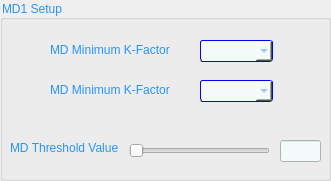
  <widget class="QGroupBox" name="groupBox_40">
   <property name="geometry">
    <rect>
     <x>1290</x>
     <y>630</y>
     <width>331</width>
     <height>181</height>
    </rect>
   </property>
   <property name="styleSheet">
    <string notr="true"> QComboBox {
      border: 1px solid blue;
    border-radius: 3px;
background-color:#f4f9f9;
color: #7ca2e6;

font:11pt;
 }
QGroupBox{
	color: #2794f5;
}</string>
   </property>
   <property name="title">
    <string>MD1 Setup</string>
   </property>
   <widget class="QComboBox" name="comboBox_13">
    <property name="geometry">
     <rect>
      <x>200</x>
      <y>40</y>
      <width>73</width>
      <height>22</height>
     </rect>
    </property>
    <property name="styleSheet">
     <string notr="true"> QComboBox {
      border: 1px solid blue;
    border-radius: 3px;
background-color:#f4f9f9;
color: #7ca2e6;

font:11pt;
 }
</string>
    </property>
   </widget>
   <widget class="QLabel" name="label_100">
    <property name="geometry">
     <rect>
      <x>50</x>
      <y>40</y>
      <width>131</width>
      <height>20</height>
     </rect>
    </property>
    <property name="styleSheet">
     <string notr="true">QLabel{
	color: #2794f5;
}</string>
    </property>
    <property name="text">
     <string>MD Minimum K-Factor</string>
    </property>
   </widget>
   <widget class="QLineEdit" name="lineEdit_87">
    <property name="geometry">
     <rect>
      <x>280</x>
      <y>140</y>
      <width>41</width>
      <height>22</height>
     </rect>
    </property>
    <property name="styleSheet">
     <string notr="true">QLineEdit{
	background-color: #f4f9f9;
    background-image: url(url(:/new/Images/Chosen Button 1.png));
    background-attachment: fixed;
	color:#7ca2e6;
}</string>
    </property>
   </widget>
   <widget class="QSlider" name="horizontalSlider_10">
    <property name="geometry">
     <rect>
      <x>129</x>
      <y>140</y>
      <width>141</width>
      <height>22</height>
     </rect>
    </property>
    <property name="orientation">
     <enum>Qt::Horizontal</enum>
    </property>
   </widget>
   <widget class="QLabel" name="label_101">
    <property name="geometry">
     <rect>
      <x>10</x>
      <y>140</y>
      <width>121</width>
      <height>16</height>
     </rect>
    </property>
    <property name="styleSheet">
     <string notr="true">QLabel{
	color: #2794f5;
}</string>
    </property>
    <property name="text">
     <string>MD Threshold Value</string>
    </property>
   </widget>
   <widget class="QComboBox" name="comboBox_14">
    <property name="geometry">
     <rect>
      <x>200</x>
      <y>80</y>
      <width>73</width>
      <height>22</height>
     </rect>
    </property>
    <property name="styleSheet">
     <string notr="true"> QComboBox {
      border: 1px solid blue;
    border-radius: 3px;
background-color:#f4f9f9;
color: #7ca2e6;

font:11pt;
 }
</string>
    </property>
   </widget>
   <widget class="QLabel" name="label_102">
    <property name="geometry">
     <rect>
      <x>50</x>
      <y>80</y>
      <width>131</width>
      <height>20</height>
     </rect>
    </property>
    <property name="styleSheet">
     <string notr="true">QLabel{
	color: #2794f5;
}</string>
    </property>
    <property name="text">
     <string>MD Minimum K-Factor</string>
    </property>
   </widget>
  </widget>
